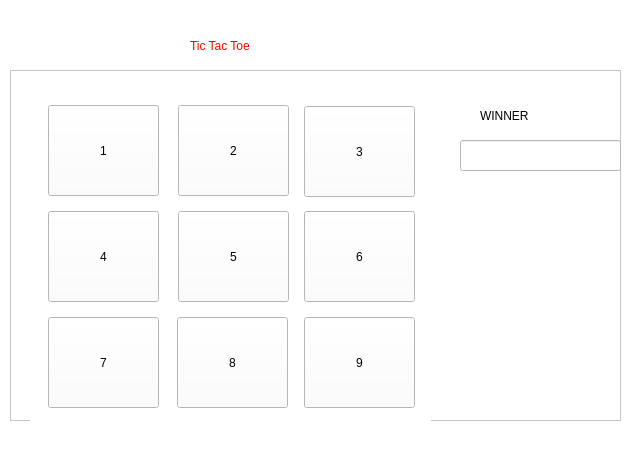
<?xml version="1.0" encoding="UTF-8"?>
<ui version="4.0">
 <class>MainWindow</class>
 <widget class="QMainWindow" name="MainWindow">
  <property name="geometry">
   <rect>
    <x>0</x>
    <y>0</y>
    <width>642</width>
    <height>472</height>
   </rect>
  </property>
  <property name="windowTitle">
   <string>MainWindow</string>
  </property>
  <property name="styleSheet">
   <string notr="true">background-color: rgb(255, 255, 255);</string>
  </property>
  <widget class="QWidget" name="centralwidget">
   <widget class="QLabel" name="label">
    <property name="geometry">
     <rect>
      <x>190</x>
      <y>20</y>
      <width>261</width>
      <height>51</height>
     </rect>
    </property>
    <property name="styleSheet">
     <string notr="true">color: rgb(255, 0, 0);
font: 36pt &quot;MS Shell Dlg 2&quot;;</string>
    </property>
    <property name="text">
     <string>Tic Tac Toe</string>
    </property>
   </widget>
   <widget class="QLabel" name="label_2">
    <property name="geometry">
     <rect>
      <x>110</x>
      <y>130</y>
      <width>261</width>
      <height>51</height>
     </rect>
    </property>
    <property name="styleSheet">
     <string notr="true">color: rgb(0, 0, 255);
font: 28pt &quot;MS Shell Dlg 2&quot;;</string>
    </property>
    <property name="text">
     <string>Choose X or 0 :</string>
    </property>
   </widget>
   <widget class="QRadioButton" name="radioButton">
    <property name="geometry">
     <rect>
      <x>380</x>
      <y>140</y>
      <width>82</width>
      <height>31</height>
     </rect>
    </property>
    <property name="styleSheet">
     <string notr="true">font: 75 28pt &quot;MS Shell Dlg 2&quot;;</string>
    </property>
    <property name="text">
     <string>0</string>
    </property>
   </widget>
   <widget class="QRadioButton" name="radioButton_2">
    <property name="geometry">
     <rect>
      <x>470</x>
      <y>140</y>
      <width>82</width>
      <height>31</height>
     </rect>
    </property>
    <property name="styleSheet">
     <string notr="true">font: 75 28pt &quot;MS Shell Dlg 2&quot;;</string>
    </property>
    <property name="text">
     <string>X</string>
    </property>
   </widget>
   <widget class="QPushButton" name="pushButton">
    <property name="geometry">
     <rect>
      <x>240</x>
      <y>220</y>
      <width>161</width>
      <height>51</height>
     </rect>
    </property>
    <property name="styleSheet">
     <string notr="true">font: 75 16pt &quot;MS Shell Dlg 2&quot;;
background-color: rgb(255, 255, 0);
border-color: rgb(0, 0, 0);
</string>
    </property>
    <property name="text">
     <string>START GAME</string>
    </property>
   </widget>
   <widget class="QFrame" name="frame">
    <property name="geometry">
     <rect>
      <x>10</x>
      <y>70</y>
      <width>611</width>
      <height>351</height>
     </rect>
    </property>
    <property name="styleSheet">
     <string notr="true">background-color: rgb(255, 255, 255);</string>
    </property>
    <property name="frameShape">
     <enum>QFrame::StyledPanel</enum>
    </property>
    <property name="frameShadow">
     <enum>QFrame::Raised</enum>
    </property>
    <widget class="QLabel" name="label_3">
     <property name="geometry">
      <rect>
       <x>20</x>
       <y>20</y>
       <width>401</width>
       <height>331</height>
      </rect>
     </property>
     <property name="text">
      <string/>
     </property>
     <property name="pixmap">
      <pixmap>../tictactoe.png</pixmap>
     </property>
     <property name="scaledContents">
      <bool>true</bool>
     </property>
    </widget>
    <widget class="QPushButton" name="pushButton_2">
     <property name="geometry">
      <rect>
       <x>38</x>
       <y>35</y>
       <width>111</width>
       <height>91</height>
      </rect>
     </property>
     <property name="styleSheet">
      <string notr="true">font: 28pt &quot;MS Shell Dlg 2&quot;;</string>
     </property>
     <property name="text">
      <string>1</string>
     </property>
    </widget>
    <widget class="QPushButton" name="pushButton_3">
     <property name="geometry">
      <rect>
       <x>38</x>
       <y>141</y>
       <width>111</width>
       <height>91</height>
      </rect>
     </property>
     <property name="styleSheet">
      <string notr="true">font: 28pt &quot;MS Shell Dlg 2&quot;;</string>
     </property>
     <property name="text">
      <string>4</string>
     </property>
    </widget>
    <widget class="QPushButton" name="pushButton_4">
     <property name="geometry">
      <rect>
       <x>38</x>
       <y>247</y>
       <width>111</width>
       <height>91</height>
      </rect>
     </property>
     <property name="styleSheet">
      <string notr="true">font: 28pt &quot;MS Shell Dlg 2&quot;;</string>
     </property>
     <property name="text">
      <string>7</string>
     </property>
    </widget>
    <widget class="QPushButton" name="pushButton_5">
     <property name="geometry">
      <rect>
       <x>167</x>
       <y>247</y>
       <width>111</width>
       <height>91</height>
      </rect>
     </property>
     <property name="styleSheet">
      <string notr="true">font: 28pt &quot;MS Shell Dlg 2&quot;;</string>
     </property>
     <property name="text">
      <string>8</string>
     </property>
    </widget>
    <widget class="QPushButton" name="pushButton_6">
     <property name="geometry">
      <rect>
       <x>168</x>
       <y>141</y>
       <width>111</width>
       <height>91</height>
      </rect>
     </property>
     <property name="styleSheet">
      <string notr="true">font: 28pt &quot;MS Shell Dlg 2&quot;;</string>
     </property>
     <property name="text">
      <string>5</string>
     </property>
    </widget>
    <widget class="QPushButton" name="pushButton_7">
     <property name="geometry">
      <rect>
       <x>168</x>
       <y>35</y>
       <width>111</width>
       <height>91</height>
      </rect>
     </property>
     <property name="styleSheet">
      <string notr="true">font: 28pt &quot;MS Shell Dlg 2&quot;;</string>
     </property>
     <property name="text">
      <string>2</string>
     </property>
    </widget>
    <widget class="QPushButton" name="pushButton_8">
     <property name="geometry">
      <rect>
       <x>294</x>
       <y>247</y>
       <width>111</width>
       <height>91</height>
      </rect>
     </property>
     <property name="styleSheet">
      <string notr="true">font: 28pt &quot;MS Shell Dlg 2&quot;;</string>
     </property>
     <property name="text">
      <string>9</string>
     </property>
    </widget>
    <widget class="QPushButton" name="pushButton_9">
     <property name="geometry">
      <rect>
       <x>294</x>
       <y>141</y>
       <width>111</width>
       <height>91</height>
      </rect>
     </property>
     <property name="styleSheet">
      <string notr="true">font: 28pt &quot;MS Shell Dlg 2&quot;;</string>
     </property>
     <property name="text">
      <string>6</string>
     </property>
    </widget>
    <widget class="QPushButton" name="pushButton_10">
     <property name="geometry">
      <rect>
       <x>294</x>
       <y>36</y>
       <width>111</width>
       <height>91</height>
      </rect>
     </property>
     <property name="styleSheet">
      <string notr="true">font: 28pt &quot;MS Shell Dlg 2&quot;;</string>
     </property>
     <property name="text">
      <string>3</string>
     </property>
    </widget>
    <widget class="QLabel" name="label_4">
     <property name="geometry">
      <rect>
       <x>470</x>
       <y>20</y>
       <width>111</width>
       <height>51</height>
      </rect>
     </property>
     <property name="styleSheet">
      <string notr="true">font: 20pt &quot;MS Shell Dlg 2&quot;;</string>
     </property>
     <property name="text">
      <string>WINNER</string>
     </property>
    </widget>
    <widget class="QLineEdit" name="lineEdit">
     <property name="geometry">
      <rect>
       <x>450</x>
       <y>70</y>
       <width>161</width>
       <height>31</height>
      </rect>
     </property>
    </widget>
   </widget>
  </widget>
  <widget class="QMenuBar" name="menubar">
   <property name="geometry">
    <rect>
     <x>0</x>
     <y>0</y>
     <width>642</width>
     <height>21</height>
    </rect>
   </property>
  </widget>
  <widget class="QStatusBar" name="statusbar"/>
 </widget>
 <resources/>
 <connections/>
</ui>
